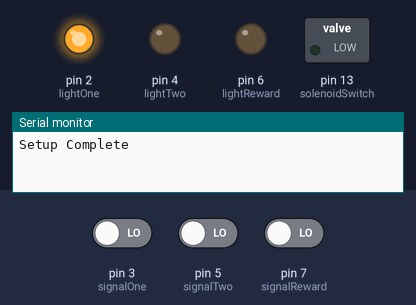
Recording of a sketch running on a simulated Arduino Uno, built with avr-gcc and run on an emulated ATmega328P. Parts: switched loads named in the sketch (green lamp = pin HIGH), output pins drawn as LEDs (lit = HIGH), the last lines printed to the serial monitor. Inputs (shaded band) come from the test bench; at power-on: pin 3 (signalOne) LOW, pin 7 (signalReward) LOW, pin 5 (signalTwo) LOW. Random numbers use the default seed unless the sketch sets one.

Above: at 1.2 s.
1.3 s: pin 3 (signalOne) driven HIGH
At 2.2 s:
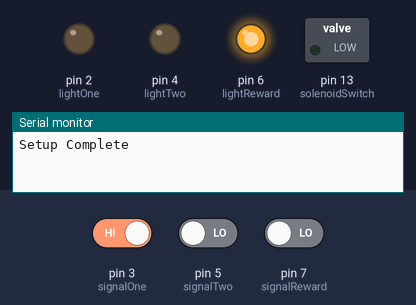
3.0 s: pin 7 (signalReward) driven HIGH
At 3.8 s:
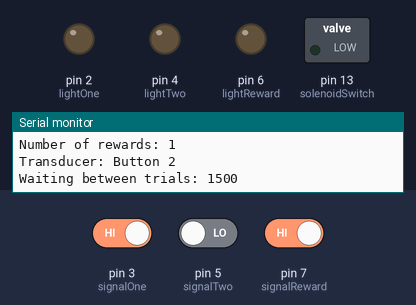
At 4.9 s:
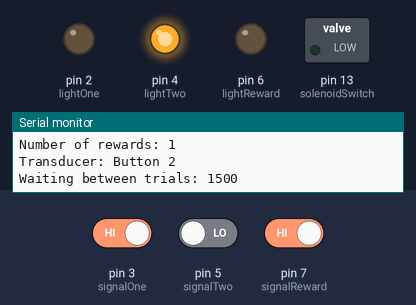
Timing chart, 0 to 6.4 s (numbered marks = the images above; inputs shaded):
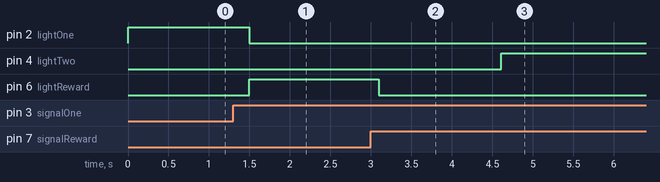

Measured:
- after the input at 1.3 s, pin 2 (lightOne): HIGH → LOW after 0.20 s; pin 6 (lightReward): LOW → HIGH after 0.20 s
- after the input at 3.0 s, pin 4 (lightTwo): LOW → HIGH after 1.6 s; pin 6 (lightReward): HIGH → LOW after 0.10 s

The sketch:

multi_button_touch_reward.ino
```cpp
#include <math.h>


// pin locations
#define solenoidSwitch          13
#define lightOne                2
#define signalOne               3
#define lightTwo                4
#define signalTwo               5
#define lightReward             6
#define signalReward            7


// timing values
#define touchTimeMax      500   // maximum amount of time he has to touch the buttons
#define touchTimeMin      200   // minimum " " "
#define dispenseTimeMin   100   // minimum amount of time to dispense the water
#define dispenseTimeMax   250   // maximum " " "
#define interTrialTimeMin 1500  // minimum amount of time between trials
#define interTrialTimeMax 3000  // maximimum " " "


/* ------------------------------------
States:
    0: waiting to be touched
    1: being touched
    2: ready to dispense reward
    3: dispensing reward
    4: between tasks
*/
#define stateReady            0
#define stateTouch            1
#define stateReadyDispense    2
#define stateDispense         3
#define stateBetweenTasks     4


int state = stateReady;
long startStateTime = 0; // what it sounds like
long currStateTime = 0;

/* Set the timing and reward values for the first run through */
long touchTime = touchTimeMin;
long dispenseTime = dispenseTimeMin;
long interTrialTime = interTrialTimeMin;
int button = 1;
int numRewards = 0;


void setup() {
  // put your setup code here, to run once:
pinMode(lightOne,OUTPUT);
pinMode(lightTwo,OUTPUT);
pinMode(lightReward,OUTPUT);
pinMode(solenoidSwitch,OUTPUT);

pinMode(signalOne,INPUT);
pinMode(signalTwo,INPUT);
pinMode(signalReward,INPUT);

Serial.begin(9600);
Serial.println("Setup Complete");


randomSeed(millis()); // seeding with an unconnected analog value

}

void loop() {
  // put your main code here, to run repeatedly:

//Serial.println(button);

switch(state) {
  case stateReady : // button is ready to be touched

    buttonLightOnOff(button,1); // turn the light on

    if(buttonPressed(button)){ // are they touching?
      state = stateTouch;
      startStateTime = millis();
    }else{
      state = stateReady;
    }
    break;

  case stateTouch : // if the monkey has been touching the button
    if(buttonPressed(button)){ // "are they still touching?"
      currStateTime = millis() - startStateTime; // how long have we been touching?

      if(currStateTime>touchTime){ //has he been touching long enough
        state = stateReadyDispense;
      }
    }else{ // if he isn't touching right now, go back to waiting
      state = stateReady;
    }// end of "is he touching?"
    break;

  case stateReadyDispense : // ready for him to touch the reward proximity sensor

    buttonLightOnOff(button,0);  // turn off the task transducer
    digitalWrite(lightReward,1); // turn on the button for the reward
    state = stateDispense;
    break;

  case stateDispense:
    if(digitalRead(signalReward)){
      numRewards++;
      Serial.println("Dispensing...");
      delay(dispenseTime);
      digitalWrite(lightReward,0);

      /* Set the timing and reward values for the next run through */
      touchTime = random(touchTimeMin,touchTimeMax);
      dispenseTime = random(dispenseTimeMin,dispenseTimeMax);
      interTrialTime = random(interTrialTimeMin,floor(numRewards/20)*interTrialTimeMax);
      if(numRewards>30){ // switch over to two button option if we've gotten more than 30 rewards
        button = (int)random(1,4);
      }else{
        button = (int)random(1,3);
      }


      Serial.print("Number of rewards: ");
      Serial.println(numRewards);
      Serial.print("Transducer: Button ");
      Serial.println(button);

      Serial.print("Waiting between trials: ");
      Serial.println(interTrialTime);
      delay(interTrialTime);
      state = stateReady;
    }
    break;

  default:
    Serial.println("Something's wrong! You're outside the matrix NEO");
    state = stateReady;
    break;
 }


}


// -----------------------------------------------------------------------------------
void buttonLightOnOff(int buttonNumber,int onOff){
  // turn on or off the desired button and light
  switch(buttonNumber){

      case 1: // button 1
        digitalWrite(lightOne,onOff);
      break;

      case 2: // button 1
        digitalWrite(lightTwo,onOff);
      break;

      case 3: // button 1
        digitalWrite(lightOne,onOff);
        digitalWrite(lightTwo,onOff);
      break;
    }
}


// -----------------------------------------------------------------------------------
int buttonPressed(int buttonNumber){

// if the desired button is pressed, return a 1. Otherwise return a zero
    int pressed = 0;

    switch(buttonNumber){

      case 1: // button 1
        if(digitalRead(signalOne)){
          pressed = 1;
        }else{
          pressed = 0;
        }
        break;

      case 2: //button 2
        if(digitalRead(signalTwo)){
          pressed = 1;
        }else{
          pressed = 0;
        }
        break;

      case 3: //both buttons
        if(digitalRead(signalOne) & digitalRead(signalTwo)){
          pressed = 1;
        }else{
          pressed = 0;
        }
        break;
    }

    return(pressed);
}
```
